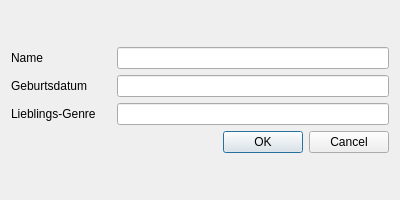
<?xml version="1.0" encoding="UTF-8"?>
<ui version="4.0">
 <class>DialogEdit</class>
 <widget class="QDialog" name="DialogEdit">
  <property name="geometry">
   <rect>
    <x>0</x>
    <y>0</y>
    <width>400</width>
    <height>200</height>
   </rect>
  </property>
  <property name="minimumSize">
   <size>
    <width>400</width>
    <height>200</height>
   </size>
  </property>
  <property name="windowTitle">
   <string>Bearbeiten</string>
  </property>
  <layout class="QVBoxLayout" name="verticalLayout_3">
   <item>
    <layout class="QVBoxLayout" name="verticalLayout_2">
     <item>
      <layout class="QVBoxLayout" name="verticalLayout">
       <item>
        <layout class="QHBoxLayout" name="horizontalLayout">
         <item>
          <widget class="QLabel" name="label_3">
           <property name="minimumSize">
            <size>
             <width>100</width>
             <height>0</height>
            </size>
           </property>
           <property name="text">
            <string>Name</string>
           </property>
          </widget>
         </item>
         <item>
          <widget class="QLineEdit" name="lineEdit"/>
         </item>
        </layout>
       </item>
       <item>
        <layout class="QHBoxLayout" name="horizontalLayout_2">
         <item>
          <widget class="QLabel" name="label">
           <property name="minimumSize">
            <size>
             <width>100</width>
             <height>0</height>
            </size>
           </property>
           <property name="text">
            <string>Geburtsdatum</string>
           </property>
          </widget>
         </item>
         <item>
          <widget class="QLineEdit" name="lineEdit_2"/>
         </item>
        </layout>
       </item>
       <item>
        <layout class="QHBoxLayout" name="horizontalLayout_3">
         <item>
          <widget class="QLabel" name="label_2">
           <property name="minimumSize">
            <size>
             <width>100</width>
             <height>0</height>
            </size>
           </property>
           <property name="text">
            <string>Lieblings-Genre</string>
           </property>
          </widget>
         </item>
         <item>
          <widget class="QLineEdit" name="lineEdit_3"/>
         </item>
        </layout>
       </item>
      </layout>
     </item>
     <item>
      <widget class="QDialogButtonBox" name="buttonBox">
       <property name="orientation">
        <enum>Qt::Horizontal</enum>
       </property>
       <property name="standardButtons">
        <set>QDialogButtonBox::Cancel|QDialogButtonBox::Ok</set>
       </property>
      </widget>
     </item>
    </layout>
   </item>
  </layout>
 </widget>
 <resources/>
 <connections>
  <connection>
   <sender>buttonBox</sender>
   <signal>accepted()</signal>
   <receiver>DialogEdit</receiver>
   <slot>accept()</slot>
   <hints>
    <hint type="sourcelabel">
     <x>228</x>
     <y>180</y>
    </hint>
    <hint type="destinationlabel">
     <x>157</x>
     <y>199</y>
    </hint>
   </hints>
  </connection>
  <connection>
   <sender>buttonBox</sender>
   <signal>rejected()</signal>
   <receiver>DialogEdit</receiver>
   <slot>reject()</slot>
   <hints>
    <hint type="sourcelabel">
     <x>296</x>
     <y>186</y>
    </hint>
    <hint type="destinationlabel">
     <x>286</x>
     <y>199</y>
    </hint>
   </hints>
  </connection>
 </connections>
</ui>
